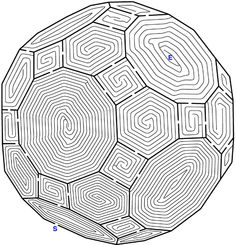
#> input picture ballmaze.png, 236 x 245 px
$ python getgraph.py ballmaze.png   (Python 2 division)   (older library calls are emulated)
#> lines starting #> are read from the running program, lines starting #| are printed output that depends on the picture; after the words box and inside, x2 and y2 are one past the last pixel; in counts of white or black regions, pixels touching at a corner belong together; long printed decimals are rounded
### processimage.py
#TODO: denoise
import cv2
import numpy as np


def threshold_value(img):
    b, g, r = cv2.split(img)
    h, s, v = cv2.split(cv2.cvtColor(img, cv2.COLOR_BGR2HSV))

    # use thresh_s to make sure that low-staturation areas are not included in
    # the thresholds for red and green
    thresh_s = cv2.threshold(s, 100, 255, cv2.THRESH_BINARY)[1]
    thresh_r = cv2.bitwise_and(
        cv2.threshold(r, 200, 255, cv2.THRESH_BINARY)[1], thresh_s)
    thresh_g = cv2.bitwise_and(
        cv2.threshold(g, 200, 255, cv2.THRESH_BINARY)[1], thresh_s)

    img =  cv2.bitwise_and(
        cv2.threshold(v, 150, 255, cv2.THRESH_BINARY)[1],
        cv2.bitwise_not(cv2.bitwise_or(thresh_r, thresh_g)))
    #PAPER_MIN = np.array([0, 0, 110])
    #img = cv2.inRange(cv2.cvtColor(img, cv2.COLOR_BGR2GRAY), 190, 255)
    cv2.imshow("test", img)
    return img


# [31 lines left out: functions threshold, bounding_box, not called in this run]


def find_column_length(img, horizontal, position):
    h, w = img.shape
    position = h / 2
    in_maze = False
    img = img / 255
    in_wall = False
    column_pos = []
    if horizontal:
        iterRange = enumerate(img[position, 0:w])
    else:
        iterRange = enumerate(img[0:h, position])
    for idx, i in iterRange:
        if i == 1 and not in_maze:
            continue
        if i == 0 and not in_maze:
            in_maze = True
            in_wall = True

        if i == 0 and not in_wall:
            in_maze=True
            in_wall = True
            column_pos[-1].append(idx)
        elif i == 1 and in_wall:
            in_wall = False
            column_pos.append([idx])
    if(len(column_pos) == 0):
        return [], []
    if(len(column_pos[-1]) == 1):
        column_pos.pop()
    whiteColumnLength = [x[1]-x[0] for x in column_pos]
    blackColumnLength = [column_pos[idx+1][0] - column_pos[idx][1] for idx, x in enumerate(column_pos[:-1])]
    whiteColumnLength = sorted(whiteColumnLength)
    blackColumnLength = sorted(blackColumnLength)
    return whiteColumnLength, blackColumnLength


def processimage(img, size_mult=None, handdrawn = False):
    if handdrawn:
        img = threshold(img)
    else:
        img = threshold_value(img)
    h, w = img.shape
    # img = bounding_box(img)
    #min_column_size = 15.0
    min_column_size = 10.0
    if handdrawn:
        #kernel = cv2.getStructuringElement(cv2.MORPH_CROSS,(3,3))

        #img = cv2.fastNlMeansDenoising(img, 7, 21, 7)
        img = cv2.medianBlur(img, 3)
        kernel = np.ones((5,5),np.uint8)
        img = cv2.erode(img, kernel)

        min_column_size = 15.0

    # img = bounding_box(img)

    if not size_mult:
        white_cols, black_cols = [], []
        for i in [h / 3, h / 2, 2 * h / 3]:
            x = find_column_length(img, True, i)
            white_cols.append(x[0])
            black_cols.append(x[1])

        for i in [w/3, w/2, 2*w/3]:
            x = find_column_length(img, False, i)
            white_cols.append(x[0])
            black_cols.append(x[1])

        white_cols = [i for sublist in white_cols for i in sublist]
        black_cols = [i for sublist in black_cols for i in sublist]

        if handdrawn:
            black_cols = [i for i in black_cols if i > 2]
            white_cols = [i for i in white_cols if i > 2]
        white_cols = sorted(white_cols)
        black_cols = sorted(black_cols)
        print(white_cols, black_cols)

        white_col_size = white_cols[len(white_cols) / 2]
        black_col_size = black_cols[len(black_cols) / 2]

        print(white_col_size, black_col_size)

        size_mult = min_column_size / white_col_size
        size_mult = max(size_mult, 3.0 / white_col_size)
    print(size_mult)
    img = cv2.resize(img, (0, 0), fx=size_mult, fy=size_mult)

    img = cv2.cvtColor(img, cv2.COLOR_GRAY2BGR)

    return img, size_mult

# [6 lines that do not run on import are left out]

### mazereader.py
import numpy as np
import random
import cv2
import graph
import skeletonize
import connections
import config
import processimage


# [17 lines left out: functions get_largest_contour_centroid, find_start_end, not called in this run]


def create_graph_nodes(skeleton, eroded, img):
    corners = cv2.goodFeaturesToTrack(skeleton, 0, 0.03, 3)
    g = graph.Graph()
    for corner in corners:
        if eroded[corner[0][1], corner[0][0]] != 0:
            node = graph.Node((corner[0][0], corner[0][1]))
            g.add_node(node)
    print("Found {} nodes".format(len(g.nodes)))
    return g


def read_maze(img):
    img2 = img.copy()

    thresh_v = cv2.cvtColor(img, cv2.COLOR_BGR2GRAY)
    thresh_v_eroded = cv2.erode(thresh_v, np.ones((3, 3), np.uint8))

    thresh_v_skeleton = skeletonize.skeletonize_zhang_shuen(thresh_v)
    if not config.args.nogui:
        cv2.imshow("skeleton",
                   cv2.resize(thresh_v_skeleton, (0, 0), fx=0.5, fy=0.5))
    cv2.imwrite("skeleton.png", thresh_v_skeleton)

    g = create_graph_nodes(thresh_v_skeleton, thresh_v_eroded, img2)
    connections.get_connections(g, thresh_v_skeleton, thresh_v_eroded)
    g.split_long_edges()

    group_colors = {}
    for node in g.nodes:
        if node.group not in group_colors:
            group_colors[node.group] = (
                random.randint(0, 255),
                random.randint(0, 255),
                random.randint(0, 255))
        cv2.circle(img2, (node.pos[0], node.pos[1]), 3,
                   group_colors[node.group], -1, cv2.LINE_AA)
    cv2.imwrite("nodes.png", img2)
    for a, b in g.connections:
        cv2.line(img2, g.nodes[a].pos, g.nodes[b].pos,
                 (0, 255, 0), 1, cv2.LINE_AA)
    cv2.imwrite("connections.png", img2)

    return img2, g

### skeletonize.py
import numpy as np
from scipy import weave


def thinning_iteration(im, iter):
    I, M = im, np.zeros(im.shape, np.uint8)
    # expr = """
    # for (int i = 1; i < NI[0]-1; i++)
    # {
    #     for (int j = 1; j < NI[1]-1; j++)
    #     {
    #         int p2 = I2(i-1, j);
    #         int p3 = I2(i-1, j+1);
    #         int p4 = I2(i, j+1);
    #         int p5 = I2(i+1, j+1);
    #         int p6 = I2(i+1, j);
    #         int p7 = I2(i+1, j-1);
    #         int p8 = I2(i, j-1);
    #         int p9 = I2(i-1, j-1);
    #
    #             int C  = (!p2 & (p3 | p4)) + (!p4 & (p5 | p6)) +
    #                      (!p6 & (p7 | p8)) + (!p8 & (p9 | p2));
    #             int N1 = (p9 | p2) + (p3 | p4) + (p5 | p6) + (p7 | p8);
    #             int N2 = (p2 | p3) + (p4 | p5) + (p6 | p7) + (p8 | p9);
    #             int N  = N1 < N2 ? N1 : N2;
    #             int m  = iter == 0 ? ((p6 | p7 | !p9) & p8) :
    #                                  ((p2 | p3 | !p5) & p4);
    #
    #             if (C == 1 && (N >= 2 && N <= 3) && m == 0)
    #                 M2(i,j) = 1;
    #     }
    # }
    # """
    expr = """
    for (int i = 1; i < NI[0]-1; i++) {
        for (int j = 1; j < NI[1]-1; j++) {
            int p2 = I2(i-1, j);
            int p3 = I2(i-1, j+1);
            int p4 = I2(i, j+1);
            int p5 = I2(i+1, j+1);
            int p6 = I2(i+1, j);
            int p7 = I2(i+1, j-1);
            int p8 = I2(i, j-1);
            int p9 = I2(i-1, j-1);
            int A = (p2 == 0 && p3 == 1) + (p3 == 0 && p4 == 1) +
            (p4 == 0 && p5 == 1) + (p5 == 0 && p6 == 1) +
            (p6 == 0 && p7 == 1) + (p7 == 0 && p8 == 1) +
            (p8 == 0 && p9 == 1) + (p9 == 0 && p2 == 1);
            int B = p2 + p3 + p4 + p5 + p6 + p7 + p8 + p9;
            int m1 = iter == 0 ? (p2 * p4 * p6) : (p2 * p4 * p8);
            int m2 = iter == 0 ? (p4 * p6 * p8) : (p2 * p6 * p8);
            if (A == 1 && B >= 2 && B <= 6 && m1 == 0 && m2 == 0) {
                M2(i,j) = 1;
            }
        }
    }
    """
    weave.inline(expr, ["I", "iter", "M"], extra_compile_args=["-O3"])
    return (I & ~M)


def skeletonize_zhang_shuen(src):
    dst = src.copy() / 255
    prev = np.zeros(src.shape[:2], np.uint8)
    diff = None
    while True:
        dst = thinning_iteration(dst, 0)
        dst = thinning_iteration(dst, 1)
        diff = np.absolute(dst - prev)
        prev = dst.copy()
        if np.sum(diff) == 0:
            break
    return dst * 255

### graph.py
import copy
import numpy as np
import scipy.spatial
from Queue import PriorityQueue
import config


class Node(object):
    # [9 lines left out: functions __init__, dist, not called in this run]


class Graph(object):
    def __init__(self):
        self.nodes = []
        self.connections = {}
        self.tree = None

    def add_node(self, node):
        self.nodes.append(node)
        return len(self.nodes) - 1

    # [70 lines left out: functions link_nodes, split_long_edges, build_kd_tree, dijkstra, not called in this run]

### getgraph.py
import cv2
import mazereader
import argparse
import processimage
import config
import sys

parser = argparse.ArgumentParser(description='Get a maze graph from an image')
parser.add_argument('image', help='Image of maze to solve')
parser.add_argument('--handdrawn', '-d',
                    dest='handdrawn', action='store_true',
                    help='Preprocess the image for a messier maze')
parser.add_argument('--scale', '-s',
                    dest='scale', type=float, default=None,
                    help='Scale factor to scale the image by before solving')
parser.add_argument('--tiles', '-t',
                    dest='tiles', action='store_true',
                    help='Use tiled skeletonization')

args = parser.parse_args()
args.nogui = True
args.pixellines = False
config.args = args

origImg = cv2.imread(config.args.image)
#> origImg is the input picture: shape (245, 236, 3); mean B, G, R 215.7, 215.6, 215.6
if origImg is None:
    print("Unable to load image file")
    sys.exit(-1)

img = origImg.copy()
img, scale = processimage.processimage(origImg, config.args.scale,
                                       config.args.handdrawn)
#> in threshold_value, `h, s, v = cv2.split(cv2.cvtColor(img, cv2.COLOR_BGR2HSV))`:
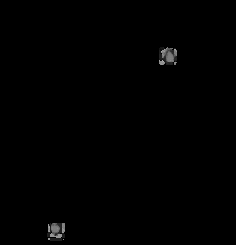
#> h: shape (245, 236); min 0, max 173, mean 0.9
#> in threshold_value, `thresh_s = cv2.threshold(s, 100, 255, cv2.THRESH_BINARY)[1]`:
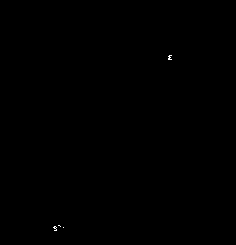
#> thresh_s: shape (245, 236); 0.05% white in thin lines or dots, all inside (x1, y1, x2, y2) = (53, 55, 172, 231)
#> in threshold_value, `img =  cv2.bitwise_and( cv2.threshold(v, 150, 255, cv2.THRESH_BINARY)[..`:
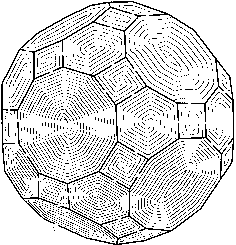
#> img: shape (245, 236); 85.6% white; black in thin lines or dots
#> after the loop in processimage, `for i in [h / 3, h / 2, 2 * h / 3]:`: black_cols = [[1, 1, 1, 1, 1, 1, 1, 1, 1, 1, 2], [1, 1, 1, 1, 1, 1, 1, 1, 1, 1, 2], [1, 1, 1, 1, 1, 1, 1, 1, 1, 1, 2]]; white_cols = [[2, 2, 2, 2, 9, 14, 17, 21, 25, 26, 26, 72], [2, 2, 2, 2, 9, 14, 17, 21, 25, 26, 26, 72], [2, 2, 2, 2, 9, 14, 17, 21, 25, 26, 26, 72]]
#> after the loop in processimage, `for i in [w/3, w/2, 2*w/3]:`: black_cols = 6 items
#> in processimage, `white_cols = [i for sublist in white_cols for i in sublist]`: white_cols = 141 values, max 72 at index 11, min 1 at index 36, mean 8.89
#> in processimage, `black_cols = [i for sublist in black_cols for i in sublist]`: black_cols = 135 values, max 2 at index 10, min 1 at index 0, mean 1.16
#> in processimage, `white_cols = sorted(white_cols)`: white_cols = 141 values from 1 to 72
#> in processimage, `black_cols = sorted(black_cols)`: black_cols = 135 values from 1 to 2
#> (printed output is left out)
#> in processimage, `white_col_size = white_cols[len(white_cols) / 2]`: white_col_size = 3
#> in processimage, `black_col_size = black_cols[len(black_cols) / 2]`: black_col_size = 1
#| 3 1
#> in processimage, `size_mult = min_column_size / white_col_size`: size_mult = 3.33
#| 3.333
#> in processimage, `img = cv2.resize(img, (0, 0), fx=size_mult, fy=size_mult)`:
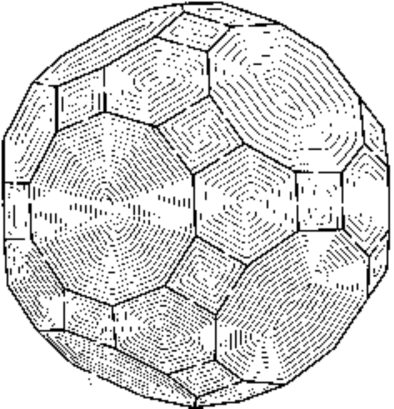
#> img: shape (817, 787) (shown at 1/2 size); min 0, max 255, mean 218.4
#> scale = 3.33
img2, graph = mazereader.read_maze(img)
#> in read_maze, `thresh_v_eroded = cv2.erode(thresh_v, np.ones((3, 3), np.uint8))`:
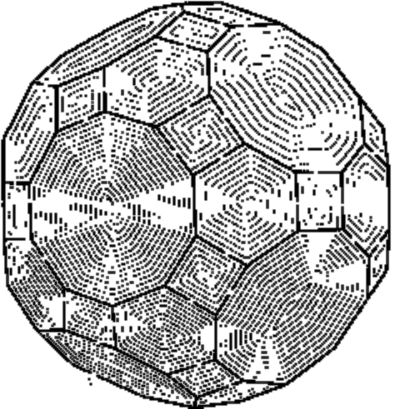
#> thresh_v_eroded: shape (817, 787) (shown at 1/2 size); min 0, max 255, mean 187.1
#> in skeletonize_zhang_shuen, `dst = src.copy() / 255`:
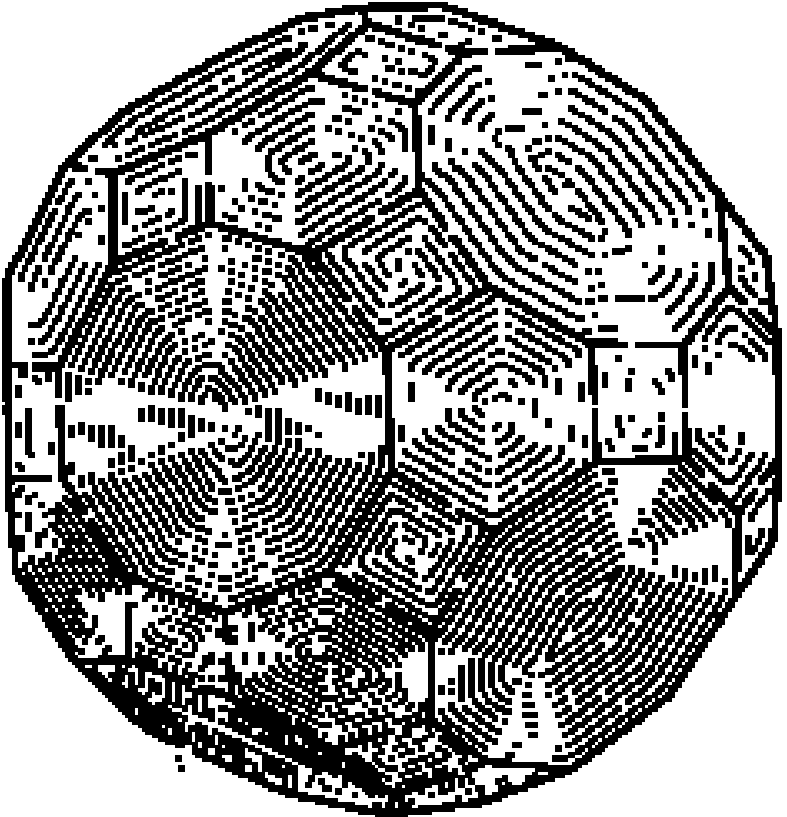
#> dst: shape (817, 787); values 0 (black) and 1 (white), 60.3% white; 398 black regions, largest, box (x1, y1, x2, y2) and area: (2, 2, 782, 817) 190359, (432, 162, 582, 305) 1424, (188, 42, 308, 118) 1290
#> the loop in create_graph_nodes, `for corner in corners:` made 1 pass
#> corner on pass 1: [[403, 786]]
#> (the run stopped early here; a loop or call above may not have finished)

$ run again, on circular_maze1.png
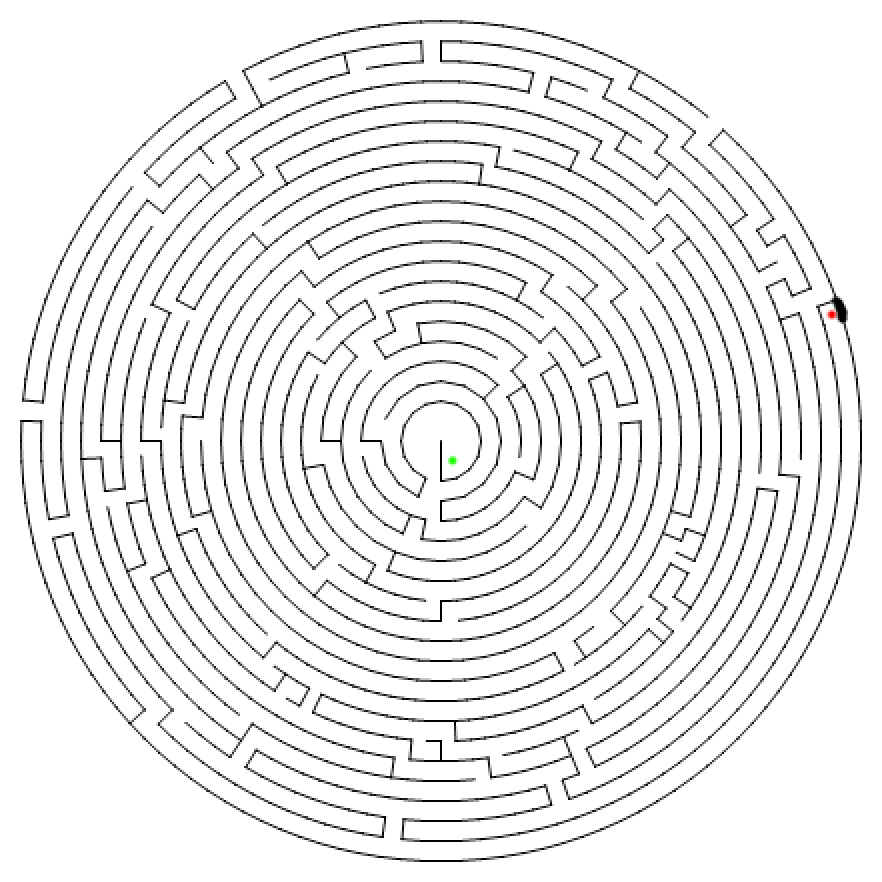
#> input picture circular_maze1.png, 882 x 882 px
#> origImg is the input picture: shape (882, 882, 3); mean B, G, R 237.6, 237.6, 237.6
#> thresh_s: shape (882, 882); 0.01% white; 2 white regions, box (x1, y1, x2, y2) and area: (828, 310, 836, 318) 56, (448, 456, 456, 464) 52
#> thresh_r: shape (882, 882); 0.01% white; 1 white region, box (x1, y1, x2, y2) and area: (828, 310, 836, 318) 56
#> thresh_g: shape (882, 882); 0.01% white; 1 white region, box (x1, y1, x2, y2) and area: (448, 456, 456, 464) 52
#> in threshold_value, `img =  cv2.bitwise_and( cv2.threshold(v, 150, 255, cv2.THRESH_BINARY)[..`:
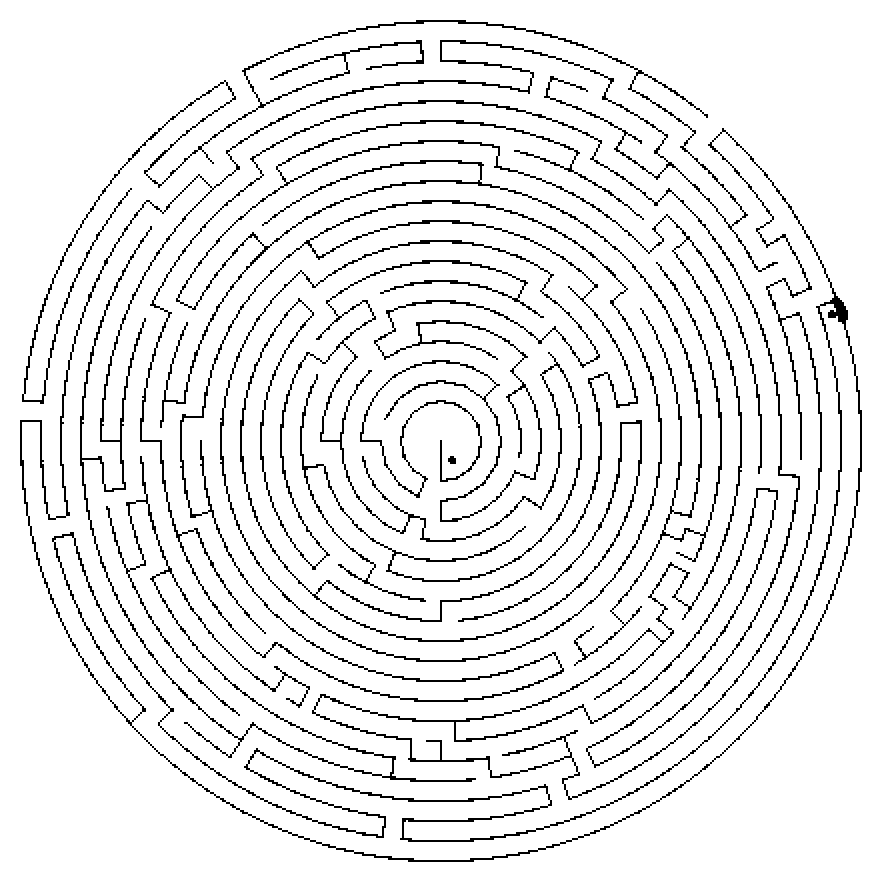
#> img: shape (882, 882); 92.2% white; black in thin lines or dots
#> after the loop in processimage, `for i in [h / 3, h / 2, 2 * h / 3]:`: black_cols = 3 items
#> after the loop in processimage, `for i in [w/3, w/2, 2*w/3]:`: black_cols = 6 items
#> in processimage, `white_cols = [i for sublist in white_cols for i in sublist]`: white_cols = 213 values, max 38 at index 34, min 18 at index 0, mean 18.85
#> in processimage, `black_cols = [i for sublist in black_cols for i in sublist]`: black_cols = 207 values, max 42 at index 138, min 2 at index 0, mean 4.9
#> in processimage, `white_cols = sorted(white_cols)`: white_cols = 213 values from 18 to 38
#> in processimage, `black_cols = sorted(black_cols)`: black_cols = 207 values from 2 to 42
#> (printed output is left out)
#> white_col_size = 18
#> black_col_size = 2
#| 18 2
#> size_mult = 0.556
#| 0.5556
#> in skeletonize_zhang_shuen, `dst = src.copy() / 255`:
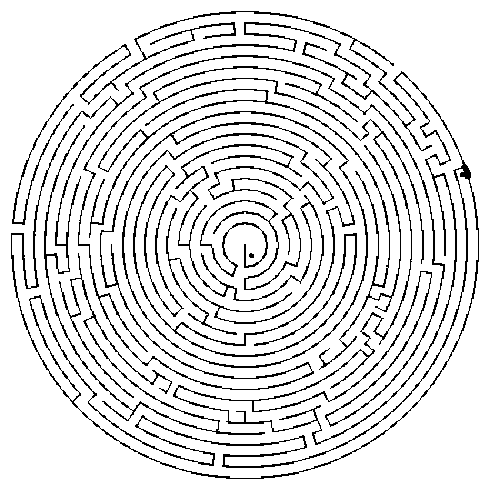
#> dst: shape (490, 490); values 0 (black) and 1 (white), 88.3% white; black in thin lines or dots
#> corners = 2742 rows, first 8: [414, 119], [364, 114], [91, 222], [293, 50], [205, 205], [393, 64], [223, 465], [275, 92]
#> the loop in create_graph_nodes, `for corner in corners:` made 1 pass
